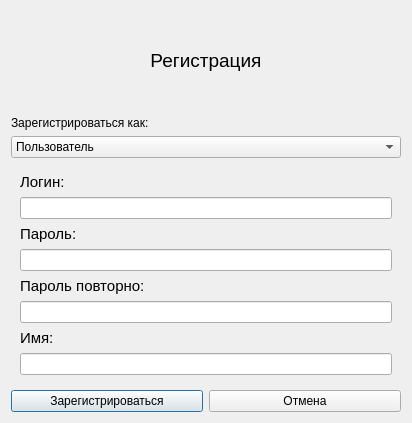
<?xml version="1.0" encoding="UTF-8"?>
<ui version="4.0">
 <class>RegisterDialog</class>
 <widget class="QDialog" name="RegisterDialog">
  <property name="geometry">
   <rect>
    <x>0</x>
    <y>0</y>
    <width>412</width>
    <height>423</height>
   </rect>
  </property>
  <property name="windowTitle">
   <string>Dialog</string>
  </property>
  <layout class="QVBoxLayout" name="verticalLayout">
   <item>
    <widget class="QLabel" name="dialogTitle">
     <property name="sizePolicy">
      <sizepolicy hsizetype="Preferred" vsizetype="Expanding">
       <horstretch>0</horstretch>
       <verstretch>0</verstretch>
      </sizepolicy>
     </property>
     <property name="font">
      <font>
       <pointsize>14</pointsize>
      </font>
     </property>
     <property name="text">
      <string>Регистрация</string>
     </property>
     <property name="alignment">
      <set>Qt::AlignCenter</set>
     </property>
    </widget>
   </item>
   <item>
    <widget class="QLabel" name="typeTitle">
     <property name="text">
      <string>Зарегистрироваться как:</string>
     </property>
    </widget>
   </item>
   <item>
    <widget class="QComboBox" name="typeComboBox">
     <item>
      <property name="text">
       <string>Пользователь</string>
      </property>
     </item>
     <item>
      <property name="text">
       <string>Разработчик</string>
      </property>
     </item>
    </widget>
   </item>
   <item>
    <widget class="QWidget" name="userBlock" native="true">
     <layout class="QVBoxLayout" name="verticalLayout_2">
      <item>
       <widget class="QLabel" name="userLoginTitle">
        <property name="font">
         <font>
          <pointsize>11</pointsize>
         </font>
        </property>
        <property name="text">
         <string>Логин:</string>
        </property>
       </widget>
      </item>
      <item>
       <widget class="QLineEdit" name="userLoginField">
        <property name="maxLength">
         <number>100</number>
        </property>
       </widget>
      </item>
      <item>
       <widget class="QLabel" name="userPasswordTitle">
        <property name="font">
         <font>
          <pointsize>11</pointsize>
         </font>
        </property>
        <property name="text">
         <string>Пароль:</string>
        </property>
       </widget>
      </item>
      <item>
       <widget class="QLineEdit" name="userPasswordField">
        <property name="maxLength">
         <number>32</number>
        </property>
        <property name="echoMode">
         <enum>QLineEdit::PasswordEchoOnEdit</enum>
        </property>
       </widget>
      </item>
      <item>
       <widget class="QLabel" name="userPasswordRepeatTitle">
        <property name="font">
         <font>
          <pointsize>11</pointsize>
         </font>
        </property>
        <property name="text">
         <string>Пароль повторно:</string>
        </property>
       </widget>
      </item>
      <item>
       <widget class="QLineEdit" name="userPasswordRepeatField">
        <property name="maxLength">
         <number>32</number>
        </property>
        <property name="echoMode">
         <enum>QLineEdit::PasswordEchoOnEdit</enum>
        </property>
       </widget>
      </item>
      <item>
       <widget class="QLabel" name="userNameTitle">
        <property name="font">
         <font>
          <pointsize>11</pointsize>
         </font>
        </property>
        <property name="text">
         <string>Имя:</string>
        </property>
       </widget>
      </item>
      <item>
       <widget class="QLineEdit" name="userNameField">
        <property name="maxLength">
         <number>100</number>
        </property>
       </widget>
      </item>
     </layout>
    </widget>
   </item>
   <item>
    <layout class="QHBoxLayout" name="horizontalLayout">
     <item>
      <widget class="QPushButton" name="registerButton">
       <property name="text">
        <string>Зарегистрироваться</string>
       </property>
      </widget>
     </item>
     <item>
      <widget class="QPushButton" name="cancelButton">
       <property name="text">
        <string>Отмена</string>
       </property>
      </widget>
     </item>
    </layout>
   </item>
  </layout>
 </widget>
 <resources/>
 <connections/>
</ui>
